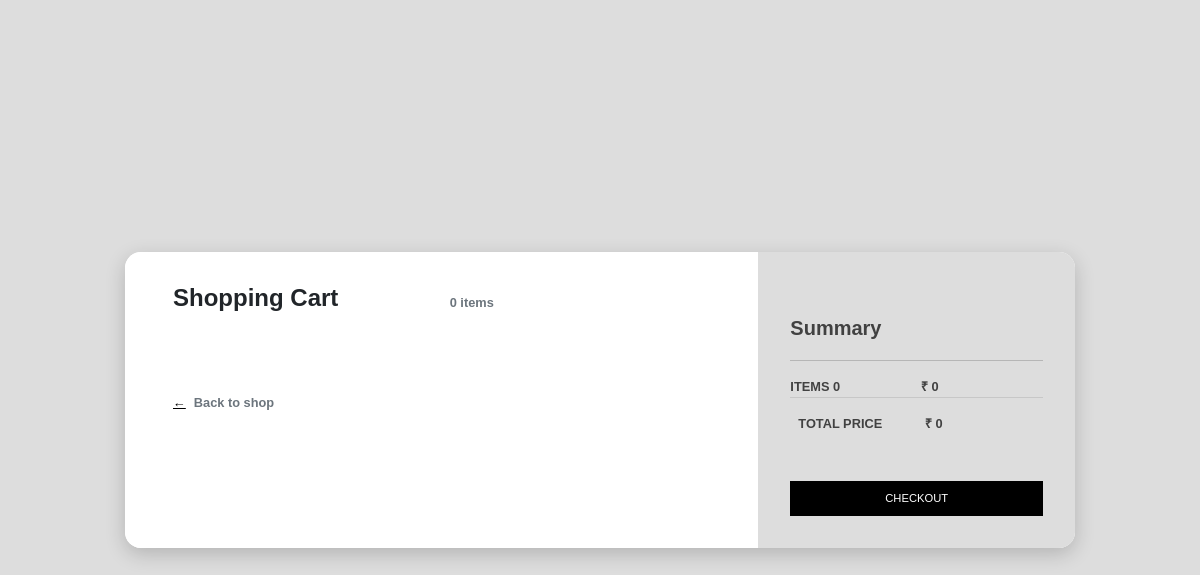
The app's page /cart/ (signed in), older data.
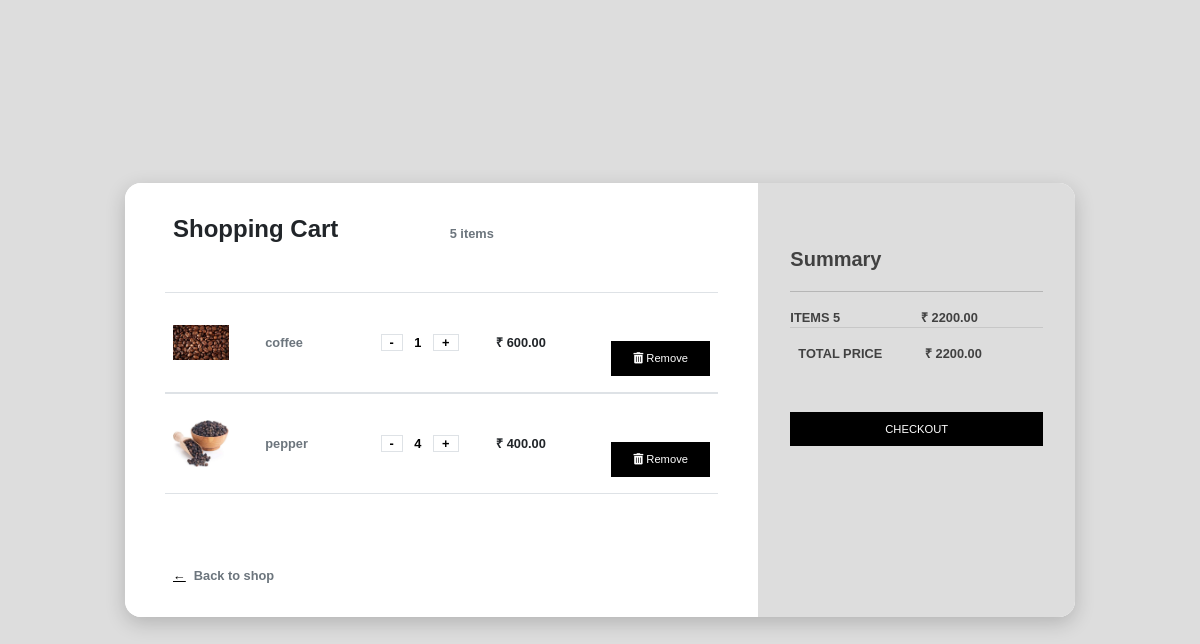
The same page, newer data.
### storeapp/models.py (models this page shows, shortened)
class CartItem(models.Model):
    user = models.ForeignKey(CustomUser, on_delete=models.CASCADE)
    product = models.ForeignKey(Product, on_delete=models.CASCADE)
    quantity = models.PositiveIntegerField(default=1)

class Product(models.Model):
    product_name = models.CharField(max_length=255)
    description = models.TextField()
    image = models.ImageField(upload_to='products/', null=True, blank=True)
    quantity = models.PositiveIntegerField()
    price = models.DecimalField(max_digits=10, decimal_places=2)
    date_added = models.DateField(default=timezone.now)
    brand_name = models.CharField(max_length=255,default="")
    seller = models.ForeignKey(CustomUser, on_delete=models.CASCADE,null=True, blank=True)

### storeapp/views.py (the view)
# urls.py: path('cart/', views.cart, name='cart'),
@login_required
def cart(request):
    cart_items = CartItem.objects.filter(user=request.user)
    total_price = sum(item.product.price * item.quantity for item in cart_items)
    total_items = sum(item.quantity for item in cart_items)
    context = {
        'cart_items': cart_items,
        'total_items': total_items,
        'total_price': total_price,
    }
    return render(request, 'cart.html',context)

### template/cart.html (shortened to what this page needs)
<html>
  <head>
    {% block style %}
    <link rel="stylesheet" href="https://cdn.jsdelivr.net/npm/bootstrap@5.2.3/dist/css/bootstrap.min.css">
    <link rel="stylesheet" href="https://cdnjs.cloudflare.com/ajax/libs/font-awesome/5.15.3/css/all.min.css">
{% endblock %}
  </head>
  <body>
    {% block content %}
    <div class="card">
      <div class="row">
        <div class="col-md-8 cart">
          <div class="title">
            <div class="row">
              <div class="col"><h4><b>Shopping Cart</b></h4></div>
              <div class="col align-self-center text-right text-muted">{{ total_items }} items</div>
            </div>
          </div>
          {% for item in cart_items %}
          <div class="row border-top border-bottom">
            <div class="row main align-items-center">
              <div class="col-2"><img class="img-fluid" src="{{ item.product.image.url }}"></div>
              <div class="col">
                <div class="row text-muted">{{ item.product.product_name }}</div>
              </div>
              <div class="col">
                <a class="text-decoration-none border" href="{% url 'decrease_item' item.id %}">-</a>
                <a class="text-decoration-none" href="#" class="border">{{ item.quantity }}</a>
                <a class="text-decoration-none border" href="{% url 'increase_item' item.id %}">+</a>
              </div>
              <div class="col">₹ {{ item.product.price }}</div>
              <div class="col">
                <a href="{% url 'remove_from_cart' item.id %}" class="btn btn-danger"><i class="fas fa-trash-alt"></i> Remove</a>
              </div>
            </div>
          </div>
              {% endfor %}
              <div class="back-to-shop"><a href="{% url 'shop' %}">&leftarrow;</a><span class="text-muted">Back to shop</span></div>
          </div>
          <div class="col-md-4 summary">
              <div><h5><b>Summary</b></h5></div>
              <hr>
              <div class="row">
                  <div class="col" style="padding-left:0; padding-right-2px">ITEMS   {{ total_items }}</div>
                  <div class="col text-right">₹ {{ total_price }}</div>
              </div>
              <div class="row" style="border-top: 1px solid rgba(0,0,0,.1); padding: 2vh 0;">
                  <div class="col">TOTAL PRICE</div>
                  <div class="col text-right">₹ {{ total_price }}</div>
              </div>
              <button class="btn">CHECKOUT</button>
          </div>
      </div>
  </div>
  {% endblock %}
</body>
</html>

Row changes from the older to the newer data that the page shows:
added CartItem: product.image (picture), product.product_name "coffee", quantity "1", product.price "600.00"
added CartItem: product.image (picture), product.product_name "pepper", quantity "4", product.price "400.00"
Text that changed along with them:
{{ total_items }}: "0" → "5"
{{ total_price }}: "0" → "2200.00"
